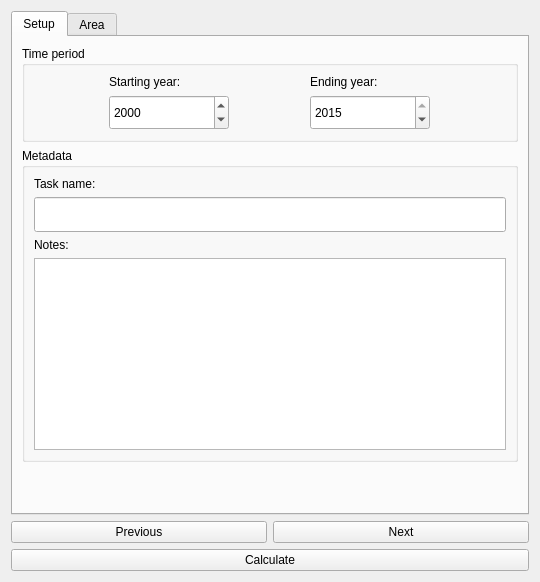
<?xml version="1.0" encoding="UTF-8"?>
<ui version="4.0">
 <class>DlgReportingLC</class>
 <widget class="QDialog" name="DlgReportingLC">
  <property name="geometry">
   <rect>
    <x>0</x>
    <y>0</y>
    <width>540</width>
    <height>566</height>
   </rect>
  </property>
  <property name="sizePolicy">
   <sizepolicy hsizetype="Fixed" vsizetype="Fixed">
    <horstretch>0</horstretch>
    <verstretch>0</verstretch>
   </sizepolicy>
  </property>
  <property name="windowTitle">
   <string>Calculate Land Cover Change</string>
  </property>
  <layout class="QVBoxLayout" name="verticalLayout">
   <item>
    <widget class="QTabWidget" name="TabBox">
     <property name="sizePolicy">
      <sizepolicy hsizetype="Minimum" vsizetype="Minimum">
       <horstretch>0</horstretch>
       <verstretch>0</verstretch>
      </sizepolicy>
     </property>
     <property name="tabShape">
      <enum>QTabWidget::Rounded</enum>
     </property>
     <property name="currentIndex">
      <number>0</number>
     </property>
     <widget class="QWidget" name="SetupTab">
      <attribute name="title">
       <string>Setup</string>
      </attribute>
      <layout class="QVBoxLayout" name="verticalLayout_5">
       <item>
        <widget class="QGroupBox" name="groupBox_9">
         <property name="title">
          <string>Time period</string>
         </property>
         <layout class="QGridLayout" name="gridLayout_9">
          <item row="1" column="0">
           <widget class="QDateEdit" name="year_bl_start">
            <property name="sizePolicy">
             <sizepolicy hsizetype="Minimum" vsizetype="Minimum">
              <horstretch>0</horstretch>
              <verstretch>0</verstretch>
             </sizepolicy>
            </property>
            <property name="minimumSize">
             <size>
              <width>0</width>
              <height>35</height>
             </size>
            </property>
            <property name="maximumSize">
             <size>
              <width>120</width>
              <height>35</height>
             </size>
            </property>
            <property name="date">
             <date>
              <year>2000</year>
              <month>1</month>
              <day>1</day>
             </date>
            </property>
            <property name="maximumDate">
             <date>
              <year>2015</year>
              <month>12</month>
              <day>31</day>
             </date>
            </property>
            <property name="minimumDate">
             <date>
              <year>1992</year>
              <month>1</month>
              <day>1</day>
             </date>
            </property>
            <property name="displayFormat">
             <string>yyyy</string>
            </property>
           </widget>
          </item>
          <item row="0" column="0">
           <widget class="QLabel" name="label_10">
            <property name="font">
             <font>
              <weight>50</weight>
              <bold>false</bold>
             </font>
            </property>
            <property name="text">
             <string>Starting year:</string>
            </property>
           </widget>
          </item>
          <item row="0" column="1">
           <widget class="QLabel" name="label_14">
            <property name="font">
             <font>
              <weight>50</weight>
              <bold>false</bold>
             </font>
            </property>
            <property name="text">
             <string>Ending year:</string>
            </property>
           </widget>
          </item>
          <item row="1" column="1">
           <widget class="QDateEdit" name="year_bl_end">
            <property name="sizePolicy">
             <sizepolicy hsizetype="Minimum" vsizetype="Minimum">
              <horstretch>0</horstretch>
              <verstretch>0</verstretch>
             </sizepolicy>
            </property>
            <property name="minimumSize">
             <size>
              <width>0</width>
              <height>35</height>
             </size>
            </property>
            <property name="maximumSize">
             <size>
              <width>120</width>
              <height>35</height>
             </size>
            </property>
            <property name="date">
             <date>
              <year>2015</year>
              <month>12</month>
              <day>31</day>
             </date>
            </property>
            <property name="maximumDateTime">
             <datetime>
              <hour>23</hour>
              <minute>59</minute>
              <second>59</second>
              <year>2015</year>
              <month>12</month>
              <day>31</day>
             </datetime>
            </property>
            <property name="maximumDate">
             <date>
              <year>2015</year>
              <month>12</month>
              <day>31</day>
             </date>
            </property>
            <property name="minimumDate">
             <date>
              <year>1992</year>
              <month>1</month>
              <day>1</day>
             </date>
            </property>
            <property name="displayFormat">
             <string>yyyy</string>
            </property>
           </widget>
          </item>
         </layout>
        </widget>
       </item>
       <item>
        <widget class="QGroupBox" name="metadataGroupBox">
         <property name="sizePolicy">
          <sizepolicy hsizetype="Preferred" vsizetype="Expanding">
           <horstretch>0</horstretch>
           <verstretch>0</verstretch>
          </sizepolicy>
         </property>
         <property name="title">
          <string>Metadata</string>
         </property>
         <layout class="QVBoxLayout" name="verticalLayout_2">
          <item>
           <widget class="QLabel" name="label">
            <property name="text">
             <string>Task name:</string>
            </property>
           </widget>
          </item>
          <item>
           <widget class="QLineEdit" name="task_name">
            <property name="minimumSize">
             <size>
              <width>0</width>
              <height>35</height>
             </size>
            </property>
            <property name="maxLength">
             <number>160</number>
            </property>
           </widget>
          </item>
          <item>
           <widget class="QLabel" name="label_2">
            <property name="text">
             <string>Notes:</string>
            </property>
           </widget>
          </item>
          <item>
           <widget class="QTextEdit" name="task_notes">
            <property name="sizePolicy">
             <sizepolicy hsizetype="Expanding" vsizetype="Expanding">
              <horstretch>0</horstretch>
              <verstretch>0</verstretch>
             </sizepolicy>
            </property>
            <property name="minimumSize">
             <size>
              <width>0</width>
              <height>60</height>
             </size>
            </property>
           </widget>
          </item>
         </layout>
        </widget>
       </item>
       <item>
        <spacer name="verticalSpacer_3">
         <property name="orientation">
          <enum>Qt::Vertical</enum>
         </property>
         <property name="sizeHint" stdset="0">
          <size>
           <width>20</width>
           <height>40</height>
          </size>
         </property>
        </spacer>
       </item>
      </layout>
     </widget>
     <widget class="QWidget" name="AreaTab">
      <attribute name="title">
       <string>Area</string>
      </attribute>
      <layout class="QVBoxLayout" name="verticalLayout_3">
       <item>
        <widget class="QGroupBox" name="groupBox_7">
         <property name="title">
          <string>Area to run calculations for</string>
         </property>
         <layout class="QGridLayout" name="gridLayout_2">
          <item row="2" column="1" colspan="2">
           <widget class="QComboBox" name="area_admin_1">
            <property name="sizePolicy">
             <sizepolicy hsizetype="Expanding" vsizetype="Fixed">
              <horstretch>0</horstretch>
              <verstretch>0</verstretch>
             </sizepolicy>
            </property>
            <property name="minimumSize">
             <size>
              <width>0</width>
              <height>35</height>
             </size>
            </property>
           </widget>
          </item>
          <item row="2" column="0">
           <widget class="QLabel" name="label_4">
            <property name="sizePolicy">
             <sizepolicy hsizetype="Minimum" vsizetype="Preferred">
              <horstretch>0</horstretch>
              <verstretch>0</verstretch>
             </sizepolicy>
            </property>
            <property name="maximumSize">
             <size>
              <width>110</width>
              <height>16777215</height>
             </size>
            </property>
            <property name="font">
             <font>
              <weight>50</weight>
              <bold>false</bold>
             </font>
            </property>
            <property name="text">
             <string>Second level:</string>
            </property>
           </widget>
          </item>
          <item row="5" column="2">
           <widget class="QPushButton" name="area_fromfile_browse">
            <property name="enabled">
             <bool>false</bool>
            </property>
            <property name="minimumSize">
             <size>
              <width>0</width>
              <height>35</height>
             </size>
            </property>
            <property name="maximumSize">
             <size>
              <width>80</width>
              <height>16777215</height>
             </size>
            </property>
            <property name="text">
             <string>Browse</string>
            </property>
           </widget>
          </item>
          <item row="5" column="0" colspan="2">
           <widget class="QLineEdit" name="area_fromfile_file">
            <property name="enabled">
             <bool>false</bool>
            </property>
            <property name="minimumSize">
             <size>
              <width>120</width>
              <height>35</height>
             </size>
            </property>
            <property name="placeholderText">
             <string>Choose a file...</string>
            </property>
           </widget>
          </item>
          <item row="1" column="0">
           <widget class="QLabel" name="label_3">
            <property name="sizePolicy">
             <sizepolicy hsizetype="Minimum" vsizetype="Preferred">
              <horstretch>0</horstretch>
              <verstretch>0</verstretch>
             </sizepolicy>
            </property>
            <property name="maximumSize">
             <size>
              <width>110</width>
              <height>16777215</height>
             </size>
            </property>
            <property name="font">
             <font>
              <weight>50</weight>
              <bold>false</bold>
             </font>
            </property>
            <property name="text">
             <string>First level:</string>
            </property>
           </widget>
          </item>
          <item row="1" column="1" colspan="2">
           <widget class="QComboBox" name="area_admin_0">
            <property name="sizePolicy">
             <sizepolicy hsizetype="Expanding" vsizetype="Fixed">
              <horstretch>0</horstretch>
              <verstretch>0</verstretch>
             </sizepolicy>
            </property>
            <property name="minimumSize">
             <size>
              <width>0</width>
              <height>35</height>
             </size>
            </property>
           </widget>
          </item>
          <item row="0" column="0" colspan="3">
           <widget class="QRadioButton" name="area_admin">
            <property name="text">
             <string>Administrative area</string>
            </property>
            <property name="checked">
             <bool>true</bool>
            </property>
           </widget>
          </item>
          <item row="4" column="0" colspan="3">
           <widget class="QRadioButton" name="area_fromfile">
            <property name="text">
             <string>Area from file</string>
            </property>
           </widget>
          </item>
          <item row="3" column="0">
           <spacer name="verticalSpacer">
            <property name="orientation">
             <enum>Qt::Vertical</enum>
            </property>
            <property name="sizeHint" stdset="0">
             <size>
              <width>20</width>
              <height>30</height>
             </size>
            </property>
           </spacer>
          </item>
         </layout>
        </widget>
       </item>
       <item>
        <spacer name="verticalSpacer_4">
         <property name="orientation">
          <enum>Qt::Vertical</enum>
         </property>
         <property name="sizeHint" stdset="0">
          <size>
           <width>20</width>
           <height>40</height>
          </size>
         </property>
        </spacer>
       </item>
      </layout>
     </widget>
    </widget>
   </item>
   <item>
    <layout class="QGridLayout" name="gridLayout_3">
     <item row="1" column="0" colspan="2">
      <widget class="QPushButton" name="button_calculate">
       <property name="text">
        <string>Calculate</string>
       </property>
      </widget>
     </item>
     <item row="0" column="0">
      <widget class="QPushButton" name="button_prev">
       <property name="text">
        <string>Previous</string>
       </property>
      </widget>
     </item>
     <item row="0" column="1">
      <widget class="QPushButton" name="button_next">
       <property name="text">
        <string>Next</string>
       </property>
      </widget>
     </item>
    </layout>
   </item>
  </layout>
 </widget>
 <tabstops>
  <tabstop>TabBox</tabstop>
  <tabstop>button_prev</tabstop>
  <tabstop>button_next</tabstop>
  <tabstop>button_calculate</tabstop>
 </tabstops>
 <resources/>
 <connections/>
</ui>
